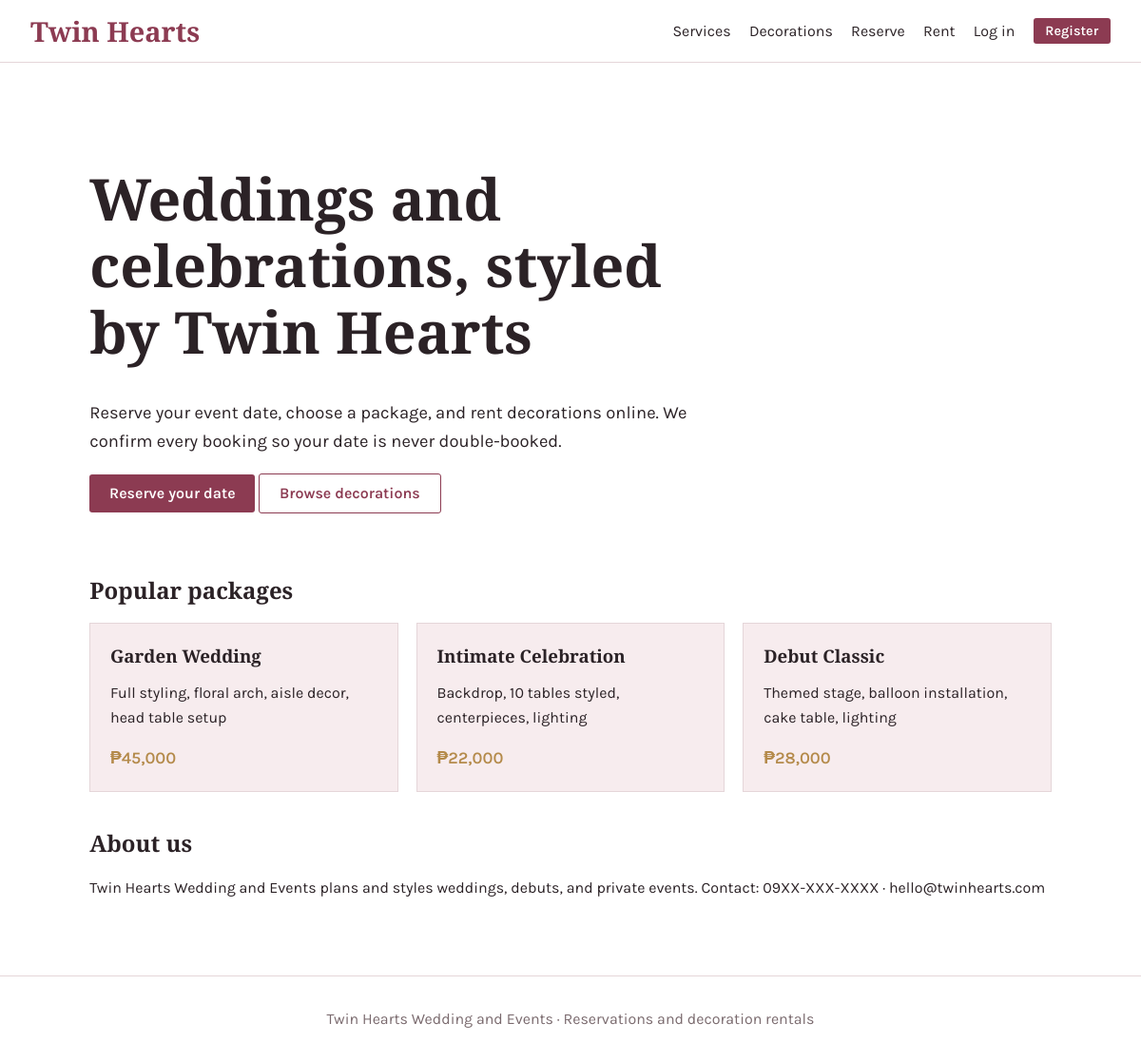
The page / on the database its author committed.
### tables this page shows
CREATE TABLE packages(id INT AUTO_INCREMENT PRIMARY KEY,name VARCHAR(100),description TEXT,price DECIMAL(10,2),active
TINYINT DEFAULT 1);

### config.php (called while the page is built, shortened)
<?php
$db = new mysqli('localhost', 'root', '', 'twinhearts');
function q($sql, $p = [])
{
	global $db;
	$s = $db->prepare($sql);
	if ($p)
		$s->bind_param(str_repeat('s', count($p)), ...$p);
	$s->execute();
	$r = $s->get_result();
	return $r ? $r->fetch_all(MYSQLI_ASSOC) : $s->insert_id;
}
function e($s)
{
	return htmlspecialchars((string) $s, ENT_QUOTES);
}
function user()
{
	return $_SESSION['u'] ?? null;
}
require __DIR__ . '/includes/layout.php';

### index.php (the view)
<?php require 'config.php';
head('Home');
$p = q("SELECT * FROM packages WHERE active=1 LIMIT 3"); ?>
<div class="hero">
	<h1>Weddings and celebrations, styled by Twin Hearts</h1>
	<p>Reserve your event date, choose a package, and rent decorations online. We confirm every booking so your date is
		never double-booked.</p><a class="btn" href="reserve.php">Reserve your date</a> <a class="btn ghost"
		href="decorations.php" style="background:#fff;color:var(--rose);border:1px solid var(--rose)">Browse decorations</a>
</div>
<h2>Popular packages</h2>
<div class="grid"><?php foreach ($p as $r): ?>
		<div class="card">
			<h3><?= e($r['name']) ?></h3>
			<p><?= e($r['description']) ?></p>
			<div class="price">₱<?= number_format($r['price']) ?></div>
		</div><?php endforeach; ?>
</div>
<h2 style="margin-top:2.5rem">About us</h2>
<p>Twin Hearts Wedding and Events plans and styles weddings, debuts, and private events. Contact: 09XX-XXX-XXXX &middot;
	hello@twinhearts.com</p>
<?php foot(); ?>

### includes/layout.php (shortened to what this page needs)
<?php
function head($t)
{
	$u = user(); ?>
	<!doctype html>
	<html lang="en">
	<head>
		<link rel="stylesheet" href="<?= BASE ?>assets/style.css">
	</head>
	<body>
		<header class="top"><a class="logo" href="<?= BASE ?>">Twin Hearts</a>
			<nav>
				<a href="<?= BASE ?>services.php">Services</a><a href="<?= BASE ?>decorations.php">Decorations</a><a
					href="<?= BASE ?>reserve.php">Reserve</a><a href="<?= BASE ?>rent.php">Rent</a>
				<?php if ($u): ?><a href="<?= BASE ?>account.php">My Account</a><?php if ($u['role'] === 'admin'): ?><a
							href="<?= BASE ?>admin/">Admin</a><?php endif; ?><a href="<?= BASE ?>logout.php">Log out</a>
				<?php else: ?><a href="<?= BASE ?>login.php">Log in</a><a class="btn sm"
						href="<?= BASE ?>register.php">Register</a><?php endif; ?>
			</nav>
		</header>
		<main><?php if (!empty($_SESSION['f'])) {
			echo '<p class="flash">' . e($_SESSION['f']) . '</p>';
			unset($_SESSION['f']);
		}
}
function foot()
{ ?></main>
		<footer>Twin Hearts Wedding and Events &middot; Reservations and decoration rentals</footer>
	</body>
	</html>
<?php }
	$c = basename($_SERVER['SCRIPT_NAME'], '.php'); ?>

### assets/style.css (style rules this page uses)
:root { --ink: #2b2226; --rose: #8c3b52; --blush: #f7ecee; --gold: #b48a4a; --line: #e5d6d9; }
* { box-sizing: border-box; }
body { margin: 0; font: 16px/1.6 Karla, sans-serif; color: var(--ink); background: #fff; }
h1, h2, h3, .logo { font-family: "Cormorant Garamond", serif; font-weight: 700; line-height: 1.15; }
h1 { font-size: 2.4rem; margin: 0.2em 0 0.6em; }
a { color: var(--rose); }
main { max-width: 1050px; margin: auto; padding: 2rem 1.2rem 4rem; }
.top { display: flex; justify-content: space-between; align-items: center; padding: 1rem 2rem; border-bottom: 1px solid var(--line); flex-wrap: wrap; gap: 0.6rem; }
.logo { font-size: 1.8rem; text-decoration: none; color: var(--rose); }
nav { display: flex; gap: 1.2rem; align-items: center; flex-wrap: wrap; }
nav a { text-decoration: none; color: var(--ink); }
nav a.btn { color: #fff; }
.btn, button { background: var(--rose); color: #fff; border: 0; padding: 0.65rem 1.3rem; border-radius: 3px; font: 600 1rem Karla; cursor: pointer; text-decoration: none; display: inline-block; }
.btn.sm, button.sm { padding: 0.3rem 0.8rem; font-size: 0.9rem; }
.hero { padding: 4rem 0 3rem; max-width: 640px; }
.hero h1 { font-size: 3.8rem; }
.hero p { font-size: 1.15rem; }
.grid { display: grid; grid-template-columns: repeat(auto-fill, minmax(260px, 1fr)); gap: 1.2rem; }
.card { border: 1px solid var(--line); padding: 1.3rem; background: var(--blush); }
.card h3 { margin: 0.1em 0; }
.price { color: var(--gold); font-weight: 600; font-size: 1.1rem; }
footer { text-align: center; padding: 2rem; border-top: 1px solid var(--line); color: #7a6a6e; }

### rows shown on the page
packages: name "Garden Wedding", description "Full styling, floral arch, aisle decor, head table setup", price "45,000"
packages: name "Intimate Celebration", description "Backdrop, 10 tables styled, centerpieces, lighting", price "22,000"
packages: name "Debut Classic", description "Themed stage, balloon installation, cake table, lighting", price "28,000"
